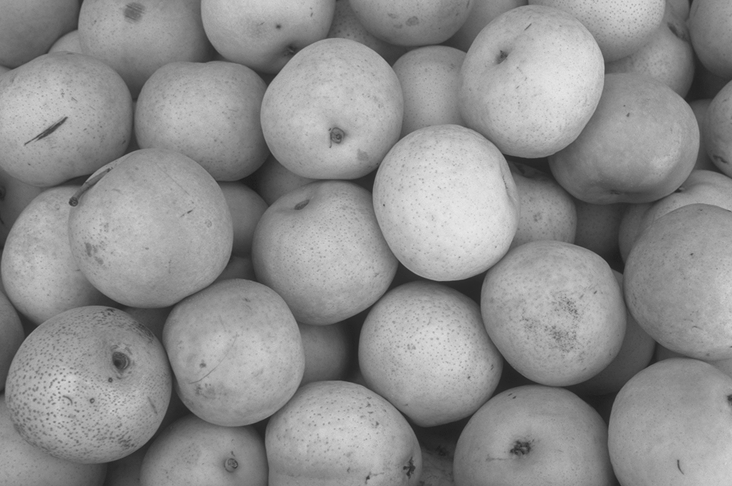
#> input picture Digital-Image-Processing/Assignments/Adaptive-Median-Filtering/Pears.tif, 732 x 486 px
$ python edgeDetection.py
#> lines starting #> are read from the running program, lines starting #| are printed output that depends on the picture
import cv2 as cv
import numpy as np
import matplotlib.pyplot as plt
import math

def main():
    imageNotRead = True
    while(imageNotRead):
        filename = input("Please provide an image filename:\n")
#> the answer given: ../Adaptive-Median-Filtering/Pears.tif
        img = cv.imread(filename)
#> img is the input picture: shape (486, 732, 3); min 28, max 232, mean 142.5
        grayImg = cv.imread(filename, 0)
#> grayImg: shape (486, 732); min 28, max 232, mean 142.5
        if img is None or grayImg is None:
            print("Error: Image data not found. Please try again!\n")
        else:
            imageNotRead = False

    sobelGx = np.array([[-1, 0, 1], [-2, 0, 2], [-1, 0, 1]])
    sobelGy = np.array([[-1, -2, -1], [0, 0, 0], [1, 2, 1]])

    if(len(img.shape) == 3):
        rows, columns, channels = img.shape
#> rows = 486; columns = 732; channels = 3
        imgIx = np.zeros((rows, columns, channels))
        imgIy = np.zeros((rows, columns, channels))
        imgEx = np.zeros((rows, columns, channels))
        imgEy = np.zeros((rows, columns, channels))
        magnitude = np.zeros((rows, columns, channels))

        for channel in range(channels):
            for r in range(0, rows-1):
                for c in range(0,columns-1):
                    imgIx[r,c,channel] = (sobelGx[0,0]*img[r-1,c-1,channel]) + (sobelGx[0,1]*img[r-1,c,channel]) + (sobelGx[0,2]*img[r-1,c+1,channel]) + (sobelGx[1,0]*img[r,c-1,channel]) + (sobelGx[1,1]*img[r,c,channel]) + (sobelGx[1,2]*img[r,c+1,channel]) + (sobelGx[2,0]*img[r+1,c-1,channel]) + (sobelGx[2,1]*img[r+1,c,channel]) + (sobelGx[2,2]*img[r+1,c+1,channel])
                    imgEx[r,c,channel] = ((imgIx[r-1,c-1,channel] + 255)/510)*255
                    imgIy[r,c,channel] = (sobelGy[0,0]*img[r-1,c-1,channel]) + (sobelGy[0,1]*img[r-1,c,channel]) + (sobelGy[0,2]*img[r-1,c+1,channel]) + (sobelGy[1,0]*img[r,c-1,channel]) + (sobelGy[1,1]*img[r,c,channel]) + (sobelGy[1,2]*img[r,c+1,channel]) + (sobelGy[2,0]*img[r+1,c-1,channel]) + (sobelGy[2,1]*img[r+1,c,channel]) + (sobelGy[2,2]*img[r+1,c+1,channel])
                    imgEy[r,c,channel] = ((imgIy[r-1,c-1,channel] + 255)/510)*255
                    magnitude[r,c,channel] = np.sqrt(pow(imgIx[r-1,c-1,channel], 2.0) + pow(imgIy[r-1,c-1,channel], 2.0))
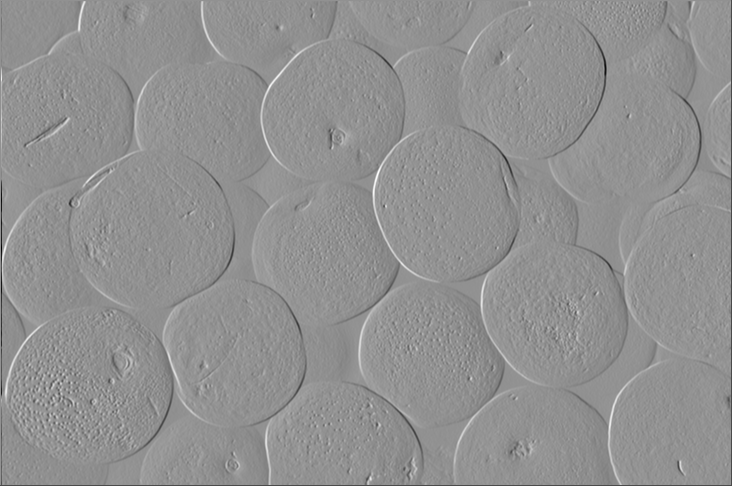
#> imgEx: shape (486, 732, 3) float64; min -138.5, max 327, mean 127.2; drawn with min black and max white
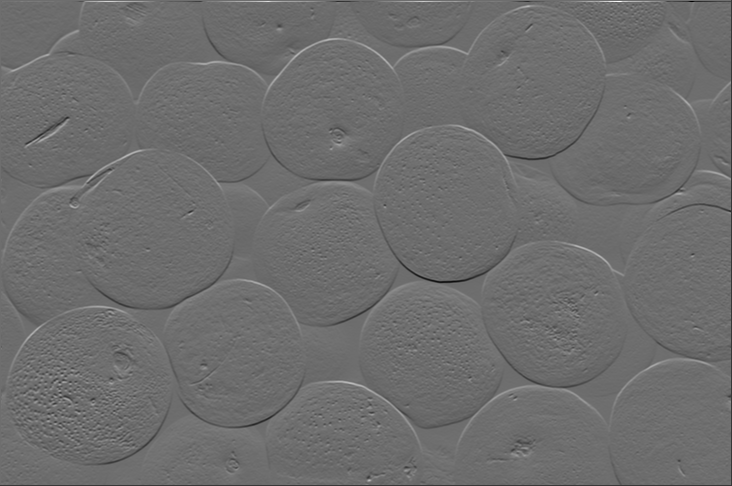
#> imgEy: shape (486, 732, 3) float64; min -136.5, max 475, mean 127; drawn with min black and max white
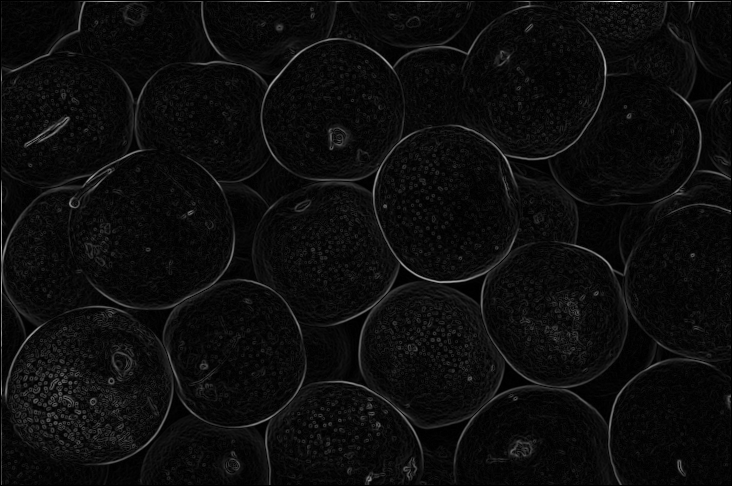
#> magnitude: shape (486, 732, 3) float64; min 0, max 695, mean 35.2; drawn with min black and max white

        outputImgEx = imgEx[:,:,0] + imgEx[:,:,1] + imgEx[:,:,2]
        outputImgEy = imgEy[:,:,0] + imgEy[:,:,1] + imgEy[:,:,2]
        outputMagnitude = magnitude[:,:,0] + magnitude[:,:,1] + magnitude[:,:,2]
        plt.figure()
        plt.title(filename + " Ex")
        plt.imshow(outputImgEx)
        plt.show()
        plt.figure()
        plt.title(filename + " Ey")
        plt.imshow(outputImgEy)
        plt.show()
        plt.figure()
        plt.title(filename + " Magnitude")
        plt.imshow(outputMagnitude)
        plt.show()


    else:
        rows, columns = img.shape
        imgIx = np.zeros((rows, columns))
        imgIy = np.zeros((rows, columns))
        imgEx = np.zeros((rows, columns))
        imgEy = np.zeros((rows, columns))
        magnitude = np.zeros((rows, columns))

        for r in range(0, rows-1):
            for c in range(0, columns-1):
                imgIx[r,c] = (sobelGx[0,0]*img[r-1,c-1]) + (sobelGx[0,1]*img[r-1,c]) + (sobelGx[0,2]*img[r-1,c+1]) + (sobelGx[1,0]*img[r,c-1]) + (sobelGx[1,1]*img[r,c]) + (sobelGx[1,2]*img[r,c+1]) + (sobelGx[2,0]*img[r+1,c-1]) + (sobelGx[2,1]*img[r+1,c]) + (sobelGx[2,2]*img[r+1,c+1])
                imgEx[r,c] = ((imgIx[r-1,c-1] + 255)/510)*255
                imgIy[r,c] = (sobelGy[0,0]*img[r-1,c-1]) + (sobelGy[0,1]*img[r-1,c]) + (sobelGy[0,2]*img[r-1,c+1]) + (sobelGy[1,0]*img[r,c-1]) + (sobelGy[1,1]*img[r,c]) + (sobelGy[1,2]*img[r,c+1]) + (sobelGy[2,0]*img[r+1,c-1]) + (sobelGy[2,1]*img[r+1,c]) + (sobelGy[2,2]*img[r+1,c+1])
                imgEy[r,c] = ((imgIy[r-1,c-1] + 255)/510)*255
                magnitude[r,c] = np.sqrt(pow(imgIx[r-1,c-1], 2.0) + pow(imgIy[r-1,c-1], 2.0))


        outputImgEx = imgEx
        outputImgEy = imgEy
        outputMagnitude = magnitude
        plt.figure()
        plt.title(filename + " Ex")
        plt.imshow(outputImgEx, cmap="gray")
        plt.show()
        plt.figure()
        plt.title(filename + " Ey")
        plt.imshow(outputImgEy, cmap="gray")
        plt.show()
        plt.figure()
        plt.title(filename + " Magnitude")
        plt.imshow(outputMagnitude, cmap="gray")
        plt.show()

    grayImgIx = np.zeros((rows, columns))
    grayImgIy = np.zeros((rows, columns))
    if(len(img.shape) == 3):
        for r in range(0, rows-1):
            for c in range(0, columns-1):
                grayImgIx[r,c] = (sobelGx[0,0]*grayImg[r-1,c-1]) + (sobelGx[0,1]*grayImg[r-1,c]) + (sobelGx[0,2]*grayImg[r-1,c+1]) + (sobelGx[1,0]*grayImg[r,c-1]) + (sobelGx[1,1]*grayImg[r,c]) + (sobelGx[1,2]*grayImg[r,c+1]) + (sobelGx[2,0]*grayImg[r+1,c-1]) + (sobelGx[2,1]*grayImg[r+1,c]) + (sobelGx[2,2]*grayImg[r+1,c+1])
                grayImgIy[r,c] = (sobelGy[0,0]*grayImg[r-1,c-1]) + (sobelGy[0,1]*grayImg[r-1,c]) + (sobelGy[0,2]*grayImg[r-1,c+1]) + (sobelGy[1,0]*grayImg[r,c-1]) + (sobelGy[1,1]*grayImg[r,c]) + (sobelGy[1,2]*grayImg[r,c+1]) + (sobelGy[2,0]*grayImg[r+1,c-1]) + (sobelGy[2,1]*grayImg[r+1,c]) + (sobelGy[2,2]*grayImg[r+1,c+1])
    else:
        grayImgIx = imgIx
        grayImgIy = imgIy

    angle = np.zeros((rows, columns))

    for r in range(0, rows-1):
        for c in range(0, columns-1):
            if(grayImgIx[r,c] == 0 and grayImgIy[r,c] == 0):
                angle[r,c] = 0
            else:
                angle[r,c] = math.atan2(grayImgIy[r,c], grayImgIx[r,c])
                angle[r,c] = ((angle[r,c]/math.pi)+1)*180
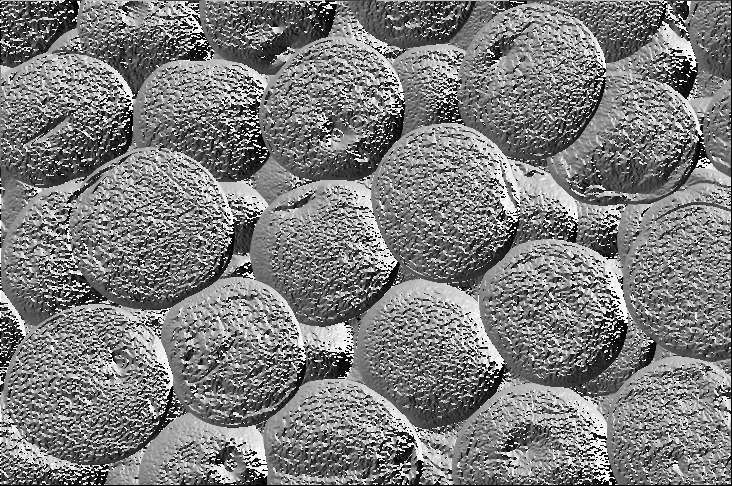
#> angle: shape (486, 732) float64; min 0, max 360, mean 176.1; drawn with min black and max white

    plt.figure()
    plt.title(filename + " Orientation")
    plt.imshow(angle, cmap="jet")
    plt.colorbar()
    plt.show()
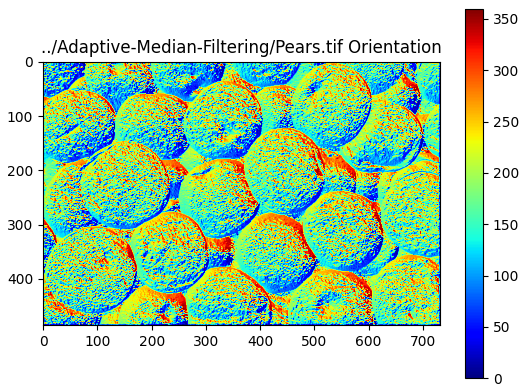
#> figure drawn by matplotlib, 2 panels


main()
